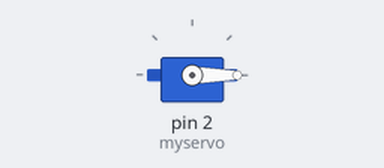
A sketch run on a simulated Arduino Uno, built with avr-gcc and run on an emulated ATmega328P. On the bench: servo.

Above: at 0.05 s.
At 6.0 s:
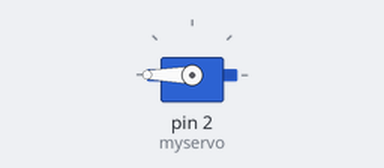
Timing chart, 0 to 7.8 s (numbered marks = the images above):
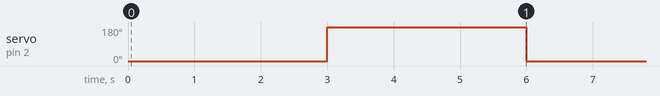

Measured:
- by itself, servo on pin 2 (myservo): alternates 180° for 3.0 s and 0° for 3.0 s

The sketch:

360sgcontrol2.ino
```cpp
#include <Servo.h>
Servo myservo;

void setup() {
  // put your setup code here, to run once:
  myservo.attach(2);
  Serial.begin(9600);
}

void loop() {
  // put your main code here, to run repeatedly:
  // if(Serial.available()>0){
  //   int input = Serial.read();
  //   switch(input){
  //     case '0':
  //       myservo.write(0);
  //     break;

  //     case '2':
  //         myservo.write(180);
  //     break;
  //   }
  // }
  myservo.write(0);
  delay(3000);
  myservo.write(180);
  delay(3000);
  //myservo.write(90);

  //delay(500);

  //myservo.write(180);
  //myservo.write(360);
  //delay(2000);
  //myservo.write(90);
//当我们把程序烧录进去后可以看到360度舵机在周期性正反转，
//我们通过修改值来改变旋转方向和速度（小于90为顺时针，大于90为逆时针），
//不同的值代表不同的速度，靠近90速度越小（可能因为舵机不同而不同，多尝试，
//myservo.write(90);为停止
}
```
